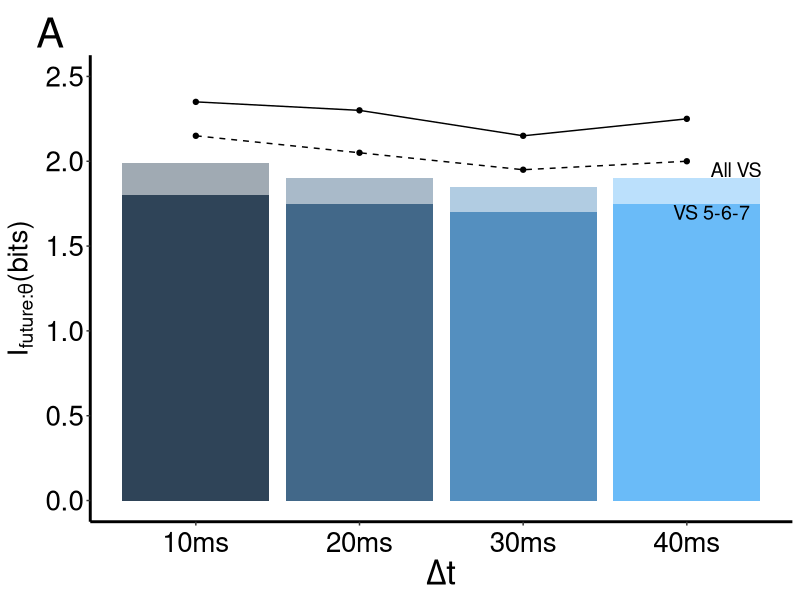

Reproduce this figure in R.
df<-data.frame(X1=c(2.35, 2.3,2.15,2.25),X2=c(1.99, 1.9,1.85,1.9),X3=c(10,20,30,40),X4=c(1.8, 1.75,1.7,1.75), X5=c(2.15, 2.05,1.95,2.0))
#NN choise 1005-1010
library(ggplot2)
p1<-ggplot() + xlab(expression(Delta*"t"))+ylab(expression(I["future:"*theta]*"(bits)"))+geom_point(data=df,aes(x=X3, y=X1))+geom_point(data=df,aes(x=X3, y=X5))+
geom_line(data=df,aes(x=X3, y=X1, group=1))+geom_line(data=df,aes(x=X3, y=X5, group=1),linetype = "dashed")+
  #ggtitle('MI neural coding (future) vs. stim (future)')+
  #geom_bar(data=df,aes(x=X3, y=X2,fill=X3),stat="identity",position='dodge')+
  geom_bar(data=df, aes(x=X3, y=X4,fill=X3),stat = 'identity',position='dodge', alpha=0.8)+
  geom_bar(data=df,aes(x=X3, y=X2,fill=X3),stat="identity",position='dodge',alpha=0.4)+
  scale_x_continuous(breaks=c(10,20,30,40),labels=c('10ms','20ms','30ms','40ms'))+
  scale_y_continuous(limits=c(0,2.5))+
  guides(fill=FALSE)+
  theme(axis.line.x = element_line(color="black", size = 0.5),axis.line.y = element_line(color="black", size = 0.5))+
labs(title='A')+
theme(
    #plot.title = element_text(margin = margin(t=20, l=0, b = -10)),
    plot.title = element_text(hjust=-0.08,vjust=0),
    text = element_text(size = 25),
    legend.title=element_blank(),
   axis.line.x = element_line(color="black", size = 1),
panel.grid.major = element_blank(),
panel.grid.minor = element_blank(),
panel.border = element_blank(),
panel.background = element_blank(),
axis.line.y = element_line(color="black", size = 1),
axis.title.y = element_text(face="bold", size=20),
axis.text.x  = element_text(angle=0, vjust=0.5, size=20,color="black"),
axis.text.y  = element_text(angle=0, vjust=0.5, size=20,color="black"),legend.text = element_text(size=20))


p1<-p1+annotate("text", x = 43, y = 1.95, label = "All VS", size=5)
p1<-p1+annotate("text", x = 41.5, y = 1.7, label = "VS 5-6-7", size=5)
#p1<-p1+annotate("text", x = 10, y = 2.1, label = expression("I[future:"*theta*"]",parse=T, size=5)
#p1<-p1+annotate("text", x = 16, y = 2.45, label = paste("I("*theta*"[past]", ":", theta*"[future])"),parse=T,size=5)

pdf("tmp_fig4A.pdf", width=7, height=7)
#png('tmp_fig4B.png',width=7,height=7,units='in',res=300)
print(p1)
dev.off()